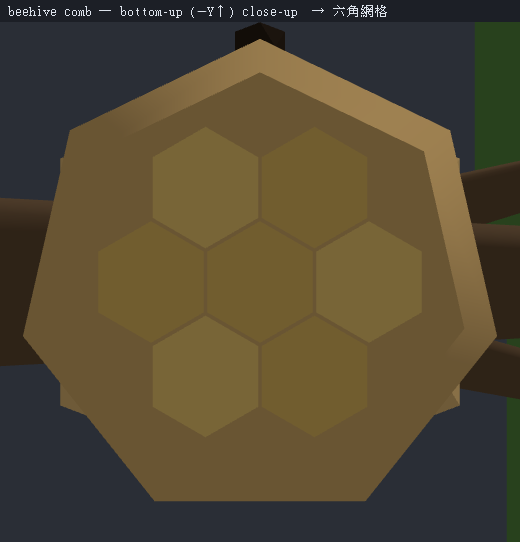
#> input picture tools/.shots_giants/beehive_comb.png, 520 x 542 px
$ python -i screen_mattes.py   (imports and definitions only)
#> lines starting #> are read from the running program, lines starting #| are printed output that depends on the picture; after the words box and inside, x2 and y2 are one past the last pixel; in counts of white or black regions, pixels touching at a corner belong together
# 選片閘(runbook 佇列 F0):matte 的統計淘汰 + 人眼判決,結論回寫 photo_manifest.json。
#
# 為什麼需要這一支:fetch_photos.mjs 的兩道閘(CC0/PD 授權 + 短邊 ≥1024)比對的是圖庫的
# **文字後設資料**,擋不住「這張是不是一棵完整的樹」。2026-08-07 把既有 82 張 tree 族 matte
# 一次攤開(out_sheets/tree_mattes.png),人眼分桶:剝空/主體太小 ~25、葉片特寫/標本 ~11、
# 古書掃描/版畫/明信片 ~13、主體不是樹 ~9、含遊客 2,真正可用的全身單株只有 ~16~18 張
# ⇒ 語料庫是「污染」不是「不足」,再抓一輪只會等比例再抓進 4/5 的垃圾。
#
# 四個桶裡三個有便宜的統計特徵(runbook F0),本閘只做這三桶;「不是樹」與「含人」
# **沒有便宜的統計特徵,MUST 留給人眼**(photo_sheet.mjs / --sheet 的倖存者 sheet),
# 人眼判決以 --human 回寫,MUST NOT 想用 fill 之類的尺代勞(§5n 的教訓)。
#
# 門檻是拿 82 張既有 matte 校準出來的(2026-08-07;硬約束 = 人眼已判可用的 16 張零誤殺):
#   ① 剝空/主體太小:整畫布 α>128 覆蓋率 < BLANK_COV(0.05;可用 16 張的最低值 0.100 = 2× 邊際)
#      或畫布最長邊 < MIN_CANVAS(300px;matte_photos.py 的畫布 = 主體 bbox × 1.18 ⇒ 畫布小
#      = 主體在 ≥1024 的原圖裡只佔一角;可用 16 張最小畫布 481px)。實測抓 27 張,對上人眼 ~25。
#   ② 平面印刷品:主體 bbox(α>128)內填滿率 ≥ PRINT_FILL(0.85)——「主體是一張紙」;
#      樹再茂密也留得下輪廓縫(可用 16 張的最高填滿率 0.643)。四角不透明改成輔助訊號不當
#      硬條件:雜散半透明像素會把 α>16 的 bbox 撐出紙外,角落落在透明區(82 張實測全 0)。
#      實測抓 10 張(#7/30/32/37/41/43/44/61/62/70),全數確為掃描/畫作/明信片。
#   ③ 葉片標本:覆蓋率 ≥ SPEC_COV(0.28)∧ 長寬比 ∈ SPEC_ASP(0.8~1.3)∧ 原圖邊框
#      std ≤ SPEC_BSTD(20,背景純色)。三條缺一不可:大橡樹 #16(cov 0.393、asp 1.05)靠
#      bstd 62.5 安全;白描猴麵包樹 #58/60(bstd 0.8/8.0,人眼判可用)靠 asp 1.40 安全。
#      實測抓 3 張葉片特寫(#71/74/75);herbarium 壓葉標本(#6/8/9/10)邊緣有比例尺與標籤、
#      統計上抓不乾淨,刻意留給人眼。
#
# ⚠ **①的 cov 與 ② 的 fill 是 tree 專用,MUST NOT 原樣套到別族**(2026-08-09 實測,
#    硬約束改用「已經出貨的 25 張來源」當真品名單):兩條門檻都是拿 82 張 tree matte 校準的,
#    而它們各自內建了一個「樹長什麼樣」的假設。
#      ① cov:樹是密實團塊,桁架水塔與細長石柱不是 ⇒ 全族套下去誤殺 **3 張已出貨來源**
#         (landmark/tank `ov_6d02b9e0` 0.024、`ov_15922084` 0.092、rock/mg_tower
#         `ov_163a0902` 0.034 = 魔鬼塔那顆)。畫布下限 MIN_CANVAS 量的是「主體在原圖裡多大」,
#         與主體形狀無關 ⇒ 那一半全族通用。
#      ② fill:「主體是一張紙」的前提是主體本身留得下輪廓縫 —— 而**建物就是個方盒**,
#         bbox 填滿率天生接近 1(建物族已出貨最高 0.909,tree 只有 0.765)⇒ 0.85 誤殺
#         building/roofcap `ov_f18913fc`。別族改用 PRINT_FILL_OTHER(0.93,零誤殺)。
#    兩條在非校準族**降級成觀察線**(watched()),MUST NOT 直接放棄:它們抓的東西在那些族
#    照樣存在(1932 年畢業紀念冊封面 fill 0.854、舊 hoodoo 那張 cov 0.016),只是統計上
#    分不開真品與紙 ⇒ 交給人眼,而不是靜默放過。
#    順帶一提:「主體太小」在跨族上**沒有乾淨的統計特徵** —— 本輪 hoodoo 的贏家 `ov_929bc3d9`
#    畫布只有 588px(主體在 2816×2112 原圖裡佔一小塊)卻是四族裡最好的一顆,而輸家
#    `wc_112762573` 畫布 1590px、cov 0.016。兩張各贏一項,單一門檻分不開它們。
#
# —— 2026-08-09 使用者定案:「挑選的照片盡可能乾淨,只有目標物件無其他物件,且光源充足」——
#   ④ **多主體**:matte 最大連通元件佔全體 α>128 面積 < MULTI_MAIN(0.70)⇒ 淘汰。
#      「只有目標物件」量在 **matte** 上而不是照片上:本輪 hoodoo 的贏家原圖有三顆蘑菇岩
#      加電線桿,而去背只留下一顆(main 0.984)—— 照片髒不等於輸入髒。
#      門檻校準(244 張 matte × 25 張已出貨來源):已出貨最低 0.778(landmark/tank 的桁架腿
#      會被切成幾塊)⇒ 0.70 留 10% 邊際,**零誤殺**,淘汰 28 張。
#   ⑤ **光源不足**:主體像素平均亮度 < LUM_MIN(35)**且** 暗部佔比 ≥ DARK_FRAC(0.70)⇒ 淘汰。
#      兩條 AND 是必要的:深色玄武岩在好光下也是低亮度,只看平均會把它連坐;真正的欠曝是
#      「又暗又整片壓在暗部」。已出貨最低 lum 43.5 / 最高 dark 0.632 ⇒ 兩邊各留 ~11~24% 邊際,
#      **零誤殺**,淘汰 13 張。
#   ④⑤ 之間還有一段統計分不開的帶(本輪實例:熱氣球那張 main 0.760,而已出貨的水塔 0.778)
#      ⇒ **不淘汰,進觀察名單 sheet**(`*_watch.png`,格子標上 main/lum),交給人眼。
#      把門檻收到 0.77 去「剛好」抓到熱氣球就是拿兩個樣本過擬合,而代價是誤殺真品。
#
# —— 2026-08-10 使用者定案:「同一張照片可能有好幾個目標,圈選目標,分離,篩選太模糊 / 太小 /
#    完整度太低的,再進入 img to 3D 管線」(§5au)——
#   **判決的單位從「一張照片」變成「一個目標」**:`split_targets.py` 先把多目標的 matte 切成
#   `out/targets/<fam>/<part>/<id>~n.png`,本閘就逐目標各判一次,回寫 `entry.targets[i].screen`;
#   `entry.screen`(fetch_photos 的 have() 與 harvest_loop 都讀它)= **只要還有一個目標活著就 pass**。
#   沒被切的照片一切照舊、逐位元不變 —— 切出來的檔案是額外的,母 matte 永遠留在原地。
#   三個篩選條件裡「太小」**不是新的閘**:①的 `MIN_CANVAS` 量的就是「這個主體在原圖裡有多大」,
#   切開之後它自動變成逐目標的量(一張五顆遠景石頭的照片 ⇒ 五個 200px 目標 ⇒ 五個都判太小),
#   多寫一條就是第二把尺。新的只有兩條:
#   ⑥ **太模糊**:主體切出來、長邊**縮**到 512(只縮不放)、對亮度取 Laplacian,再除以主體亮度
#      標準差 ⇒ `sharp`。三個地方會讓這把尺量錯,全部踩過:
#        ㋐ **MUST 只縮不放**:一個 54px 的小主體放大到 512 一定糊,而那是「太小」不是「太模糊」
#           —— 已出貨的 canopy `ov_71b76588` 就是 54px,放大量出 0.057、不放大量出 1.6 以上。
#           兩件事分開量,才不會用一條線同時管兩個毛病(而且 ① 已經在管小了)。
#        ㋑ **MUST 除以主體亮度標準差**:低對比的主體(深色玄武岩)不是失焦,與 ⑤ 同一條理由。
#        ㋒ **MUST 先侵蝕遮罩再取樣**:matte 的輪廓是「主體 vs 全透明」的硬邊,Laplacian 在那裡
#           爆表 ⇒ 不侵蝕的話**每一張都銳利**。侵蝕 4 格 > 3×3 核的作用範圍,邊界的填值碰不到取樣點。
#      門檻 0.25:校準名單(見下)最低 0.473、全體最低 0.156 ⇒ 留 1.9× 邊際,實測淘汰 1 張
#      (一條魚,`sh_sage/ov_ef6d3` 0.156)。**刻意不收到 0.30** —— 那會多殺一支衛星天線(0.262)
#      與一顆砂岩(0.279),兩者都不是失焦而是**表面本來就沒有紋理**。這把尺分不開「光滑」與
#      「失焦」,所以線壓低、0.25~0.50 那一帶進觀察名單。
#   ⑦ **完整度太低(截斷)**:主體被照片的**邊框**切掉。MUST 同時滿足兩件事 ——
#      主體框真的碰到照片邊界(`entry.matte` 的邊框帳;`matte_photos.py --rebbox` 回填),
#      **且**那一條邊上被主體覆蓋的比例 ≥ `CUT_RUN`。只看後者不行:平頂的箱子、圓弧的碗口
#      在自己的 bbox 上邊本來就是滿的(實測 container 0.48、chimney 1.00 的底邊)。
#      **只有頂邊當淘汰線**,另外三邊進觀察名單 —— 這三個豁免各有一個已出貨來源當反證:
#        ・底邊 = 地面接觸,本來就平(`building/chimney` 底邊 run 1.00;`normalize_parts --dy` 就是
#          為了把這種底面壓回地面才存在的);
#        ・左右 = 橫向延伸的東西(`tree/sh_boxwood` 左邊 run 0.82 的一排黃楊、擋土牆、街屋)。
#      頂邊沒有這種正當理由:一個物件的頂是它與天空的交界。校準名單裡碰到頂邊的只有 chimney
#      一張、run 0.18 ⇒ 門檻 0.35 留 1.9× 邊際,實測淘汰 2 張(一棟被切掉屋頂的半木造、一個
#      占滿畫面的玻璃碗)。缺邊框帳 ⇒ **不評判**(寧缺勿錯,同 ③ 的 bstd)。
#
# ⚠ **校準名單只算「matte 真的餵過生成器」的來源**(2026-08-10 訂正,很反直覺):
#    `parts_manifest.json` 裡有 7 個來源走 Route A(`llm_parts`)—— 人眼**讀照片**手寫 primitive,
#    matte 從來不是它的輸入。其中兩張 `landmark/tank` 各含**一座水塔加一整棟房子**,
#    拿它們當「不可淘汰」的硬約束,等於要求選片閘放行多主體照片。名冊改由 `method` 推導
#    (`CAL_METHODS`,`split_targets.py` 同一份定義),27 張。
#
# 紀律:
#   - 結論回寫 photo_manifest.json 的 entry.screen = { v: 'pass'|'reject', why, at } ——
#     fetch_photos.mjs 的 have()/--plan 只計 screen 未淘汰的條目(F0:「可用張數不是下載張數」,
#     不回寫的話下一輪又會以為抓夠了)。
#   - **人眼判決恆勝統計**:screen.why == 'human' 的條目重跑統計不覆寫;救回誤殺走
#     `--human pass`。判決不變就不改寫 at(帳本 diff 只留真變化)。
#   - 淘汰的也出 sheet(out/sheets/<fam>_screen_reject.png)——誤殺要看得見才救得回(原則 6)。
#   - 零亂數、零網路;跑在 tools/ai3d/.venv(PIL + numpy,rembg 環境本來就有)。
#
# 用法:
#   .venv/Scripts/python screen_mattes.py                     # 統計七桶 + 回寫帳本 + 印摘要
#   .venv/Scripts/python screen_mattes.py --family tree       # 只跑某一族(預設 tree)
#   .venv/Scripts/python screen_mattes.py --home <資料家>     # 語料不在本 checkout 底下時
#       ⚠ 語料家會搬(runbook §5af-g:一個 worktree 被刪掉,整份 superset 跟著沒了)⇒ 資料家
#         是**參數**不是「腳本住哪」。不給就沿用舊行為(= 腳本自己的目錄),逐位元不變。
#   .venv/Scripts/python screen_mattes.py --dry               # 只印不寫
#   .venv/Scripts/python screen_mattes.py --sheet             # 另產倖存者/淘汰者 contact sheet
#   .venv/Scripts/python screen_mattes.py --human reject ov_x1,ov_x2   # 人眼淘汰(含人/不是樹)
#   .venv/Scripts/python screen_mattes.py --human pass ov_x1           # 人眼救回統計誤殺
#   .venv/Scripts/python screen_mattes.py --purge ov_x1                # ✕ 刪除來源圖 + 進黑名單
#       (2026-08-10:對照台判 ✕ 時由 apply_verdicts.mjs 呼叫;黑名單的表達方式見 apply_purge 檔頭
#        —— 帳本條目 MUST 留著且 ok 維持 True,否則下一輪會把同一張圖重新下載回來)
import argparse
import glob
import json
import os
import sys
from datetime import datetime, timezone

# Windows 主控台預設 cp950,吃不下摘要裡的「⇒/⚠」⇒ stdout 一律 UTF-8(輸出檔案不受影響)
# [2 lines not run here, left out]

import numpy as np
from PIL import Image, ImageDraw, ImageFont
from scipy import ndimage
from manifest_store import merge_manifest

HERE = os.path.dirname(os.path.abspath(__file__))
# 資料家(matte / photos / 帳本 / sheet)= --home,不給就是腳本自己的目錄(舊行為)。
# argparse 在 main() 才跑,而這幾個常數是模組層 ⇒ 先在這裡撈一次 argv(零副作用)。
_HOME = HERE
if '--home' in sys.argv:
    _HOME = os.path.abspath(sys.argv[sys.argv.index('--home') + 1])
MATTE = os.path.join(_HOME, 'out', 'matte')
PHOTOS = os.path.join(_HOME, 'photos')
MANIFEST = os.path.join(_HOME, 'photo_manifest.json')
SHEETS = os.path.join(_HOME, 'out', 'sheets')

# 校準名單 = matte 真的被餵進生成器的那些 method(檔頭 ⚠);Route A 的 `llm_parts` 與
# Route 0 的 `plan_hull` 讀的是照片,不在此列。與 split_targets.py 同一份定義。
CAL_METHODS = ('sf3d', 'trellis2_spz', 'hunyuan_2gp', 'simple_geom_tree')

TREE_CAL_FAMS = ('tree',)  # ①② 是拿 82 張 tree matte 校準的 ⇒ 那兩條門檻只在這幾族當淘汰線
BLANK_COV = 0.05      # ① 整畫布 α>128 覆蓋率下限(可用 16 張最低 0.100);tree 專用
MIN_CANVAS = 300      # ① 畫布最長邊下限 px(可用 16 張最小 481);全族通用
PRINT_FILL = 0.85     # ② bbox 內填滿率上限(可用 16 張最高 0.643);tree 專用
PRINT_FILL_OTHER = 0.93  # ② 別族的淘汰線:建物 bbox 本來就接近填滿(已出貨最高 0.909)
SPEC_COV = 0.28       # ③ 葉片標本:覆蓋率下限
SPEC_ASP = (0.8, 1.3) # ③ 長寬比帶(白描猴麵包樹 #58 asp 1.40 在帶外)
SPEC_BSTD = 20.0      # ③ 原圖邊框 std 上限(大橡樹 #16 bstd 62.5 在帶外)
MULTI_MAIN = 0.70     # ④ 多主體:最大連通元件面積佔比下限(已出貨 25 張最低 0.778)
LUM_MIN = 35.0        # ⑤ 光源不足:主體平均亮度下限(已出貨最低 43.5)
DARK_FRAC = 0.70      # ⑤ 光源不足:主體暗部(luma<40)佔比上限(已出貨最高 0.632)
SHARP_MIN = 0.25      # ⑥ 太模糊:normalised Laplacian 下限(校準名單最低 0.473、全體最低 0.156)
SHARP_PX = 512        # ⑥ 取樣尺寸;主體長邊**只縮不放**到這個值(檔頭 ㋐)
SHARP_ER = 4          # ⑥ 取樣前侵蝕格數(> 3×3 核的作用範圍;檔頭 ㋒)
CUT_RUN = 0.35        # ⑦ 完整度:碰到照片邊界那一條邊上,主體覆蓋比例的上限(校準名單頂邊最高 0.18)
CUT_TOL = 2           # ⑦ 距照片邊界幾格以內算「碰到」(吸收去背羽化與縮圖重取樣)
CUT_SIDES = ('top',)  # ⑦ **只有頂邊當淘汰線**;底/左/右各有已出貨來源當反證(檔頭)
WATCH_MAIN = 0.90     # 觀察名單(不淘汰,只上 sheet 給人眼):主體佔比
WATCH_LUM = 55.0      # 觀察名單:平均亮度
WATCH_SHARP = 0.50    # 觀察名單:銳利度(0.25~0.50 = 分不開「光滑」與「失焦」的那一帶)
DARK_L = 40.0         # 「暗部」的亮度界(0~255 luma)


def now_iso():
    return datetime.now(timezone.utc).strftime('%Y-%m-%dT%H:%M:%SZ')


def matte_stats(path):
    """單張 matte 的統計特徵;bbox 一律取 α>128(α>16 會被雜散像素撐大,四角/填滿率全失真)。

    ④⑤ 的三個新欄位(main / lum / dark)在**縮到 512 的副本**上算 —— 連通元件標記與亮度
    平均對解析度不敏感(實測 512 與原尺寸的 main 差 <0.01),而原尺寸逐張標記會讓整輪多花
    幾分鐘;①②③ 仍吃原尺寸(畫布下限與填滿率就是尺寸的函數,縮了就量錯)。
    """
#> called with path = '../.shots_giants/beehive_comb.png'
    im = Image.open(path)
#> im is the input picture: PIL image 520x542 RGBA; mean R, G, B, A 83.5, 73.1, 50.8, 255
    a = np.asarray(im.convert('RGBA'))[:, :, 3]
#> a: shape (542, 520); every value is 255
    h, w = a.shape
#> h = 542; w = 520
    cov = float((a > 128).mean())
#> cov = 1
    sm = _subject_stats(im)
#> in _subject_stats, `mask = arr[:, :, 3] > 128`: mask: shape (512, 491) bool; every value is 1
#> in _subject_stats, `tot = int(mask.sum())`: tot = 251392
#> in _subject_stats, `lab, _ = ndimage.label(mask)`: lab: shape (512, 491) int32; every value is 1
#> in _subject_stats, `sizes = np.bincount(lab.ravel())[1:]`: sizes = [251392]
#> in _subject_stats, `luma = 0.2126 * rgb[:, :, 0] + 0.7152 * rgb[:, :, 1] + 0.0722 * rgb[:,..`:
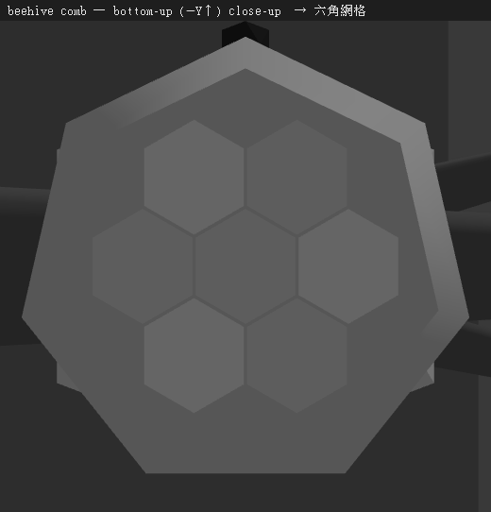
#> luma: shape (512, 491) float32; min 0, max 255, mean 73.7
#> sm = {'main': 1, 'lum': 73.68, 'dark': 0.0828}
    ys, xs = np.where(a > 128)
    if len(xs) == 0:
        return {'canvas': max(w, h), 'cov': cov, 'fill': 0.0, 'asp': 0.0, 'corners': 0,
                'sharp': None, 'bbox': None, 'run': {}, **sm}
    x0, x1, y0, y1 = xs.min(), xs.max(), ys.min(), ys.max()
#> x0 = 0; x1 = 519; y0 = 0; y1 = 541
    bw, bh = int(x1 - x0 + 1), int(y1 - y0 + 1)
#> bw = 520; bh = 542
    sub = a[y0:y1 + 1, x0:x1 + 1]
    p = max(3, min(bw, bh) // 50)
#> p = 10
    corners = sum(1 for cy, cx in ((0, 0), (0, bw - p), (bh - p, 0), (bh - p, bw - p))
                  if sub[cy:cy + p, cx:cx + p].mean() > 128)
#> corners = 4
    solid = sub > 128
#> solid: shape (542, 520) bool; every value is 1
    return {'canvas': max(w, h), 'cov': cov, 'fill': float(solid.mean()),
            'asp': (bw / bh) if bh else 0.0, 'corners': corners,
            'sharp': _sharp(im, (int(x0), int(y0), int(x1) + 1, int(y1) + 1)),
            'bbox': (int(x0), int(y0), int(x1) + 1, int(y1) + 1),
            # ⑦ 用:主體 bbox 四條邊上,被主體蓋住的比例
            'run': {'top': float(solid[0].mean()), 'bot': float(solid[-1].mean()),
                    'lf': float(solid[:, 0].mean()), 'rt': float(solid[:, -1].mean())},
            **sm}


def _sharp(im, bbox):
    """⑥ 銳利度:主體長邊**只縮不放**到 SHARP_PX,侵蝕後取 Laplacian 標準差 ÷ 主體亮度標準差。

    三條紀律的理由在檔頭 ㋐㋑㋒;主體小到取不到樣就回 None(不評判,那是 ① 的守備範圍)。
    """
#> called with bbox = (0, 0, 520, 542)
    x0, y0, x1, y1 = bbox
    bw, bh = x1 - x0, y1 - y0
    crop = im.convert('RGBA').crop(bbox)
    s = SHARP_PX / float(max(bw, bh))
    if s < 1.0:                                   # ㋐ 只縮不放
        crop = crop.resize((max(2, int(bw * s)), max(2, int(bh * s))), Image.LANCZOS)
    arr = np.asarray(crop).astype(np.float32)
    m = arr[:, :, 3] > 128
    if m.sum() < 256:
        return None
    lum = 0.2126 * arr[:, :, 0] + 0.7152 * arr[:, :, 1] + 0.0722 * arr[:, :, 2]
    er = ndimage.binary_erosion(m, np.ones((3, 3), bool), iterations=SHARP_ER)   # ㋒
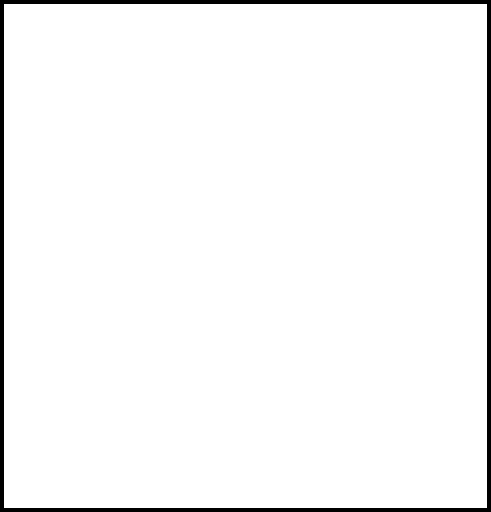
#> er: shape (512, 491) bool; 96.8% white; 1 black region, box (x1, y1, x2, y2) and area: (0, 0, 491, 512) 7960
    if er.sum() < 256:
        er = m
    # 遮罩外填主體平均:卷積核在邊界附近才不會吃到未定義的 RGB(侵蝕已保證取樣點碰不到這一圈)
    lap = ndimage.laplace(np.where(m, lum, lum[m].mean()))
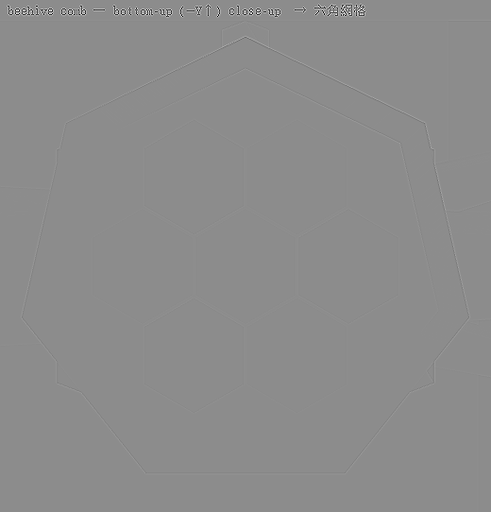
#> lap: shape (512, 491) float32; min -743.7, max 603.7, mean 0; drawn with min black and max white
    return float(lap[er].std() / (lum[m].std() + 1e-6))                          # ㋑


# [8 lines left out: function cut_sides, not called in this run]


def _subject_stats(im):
    """④⑤ 用的主體統計:最大連通元件佔比 main、主體平均亮度 lum、主體暗部佔比 dark。

    連通元件取 α>128 的**面積**佔比而不是「幾塊」:桁架水塔的腿本來就會被切成好幾塊
    (已出貨的 `ov_6d02b9e0` 有 4 塊)⇒ 數塊數會把真品跟「三顆蘑菇岩」判成同一類;
    面積佔比則分得開(前者 0.778 = 一個主體 + 碎腿,後者 0.35 = 好幾個主體)。
    """
    sm = im.convert('RGBA').copy()
    sm.thumbnail((512, 512))
    arr = np.asarray(sm)
    mask = arr[:, :, 3] > 128
    tot = int(mask.sum())
    if tot == 0:
        return {'main': 0.0, 'lum': 0.0, 'dark': 1.0}
    lab, _ = ndimage.label(mask)
    sizes = np.bincount(lab.ravel())[1:]
    rgb = arr[:, :, :3].astype(np.float32)
    luma = 0.2126 * rgb[:, :, 0] + 0.7152 * rgb[:, :, 1] + 0.0722 * rgb[:, :, 2]
    sl = luma[mask]
    return {'main': float(sizes.max() / tot), 'lum': float(sl.mean()),
            'dark': float((sl < DARK_L).mean())}


# [61 lines left out: functions border_std, verdict_of, watched, not called in this run]


def load_manifest():
    with open(MANIFEST, encoding='utf-8') as f:
        return json.load(f)


def save_manifest(m, fam=None):
    merge_manifest(MANIFEST, m, {fam} if fam else None)


# [264 lines left out: functions contact_sheet, roll_up, apply_human, apply_purge, main, not called in this run]


# [2 lines not run here, left out]

>>> result = matte_stats('../.shots_giants/beehive_comb.png')
#> result = 11 items
